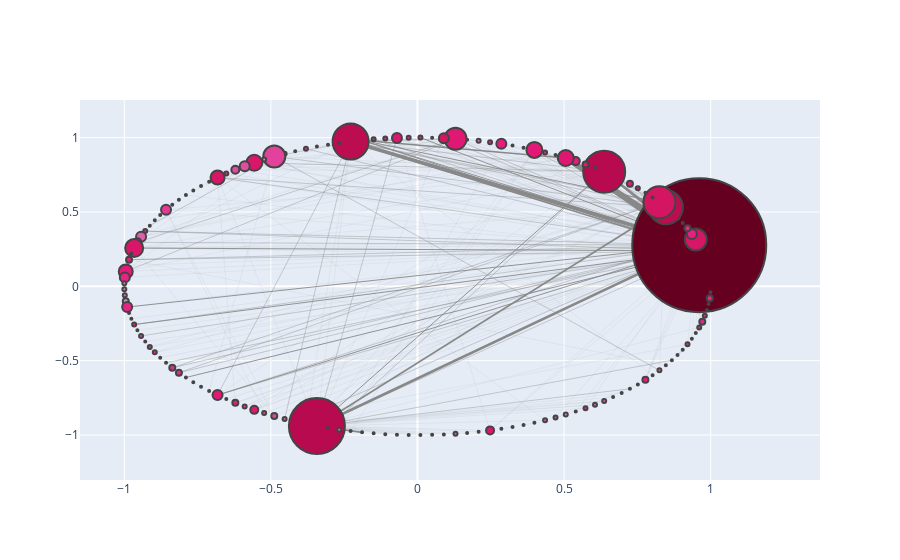

This figure's notebook cell:
### Code cell
ericGraphSpring = ericGraph.copy()
applyLayout(ericGraphSpring, nx.circular_layout)
configure_plotly_browser_state()
plotNetworkSizeColor_Top3Words(ericGraphSpring)
